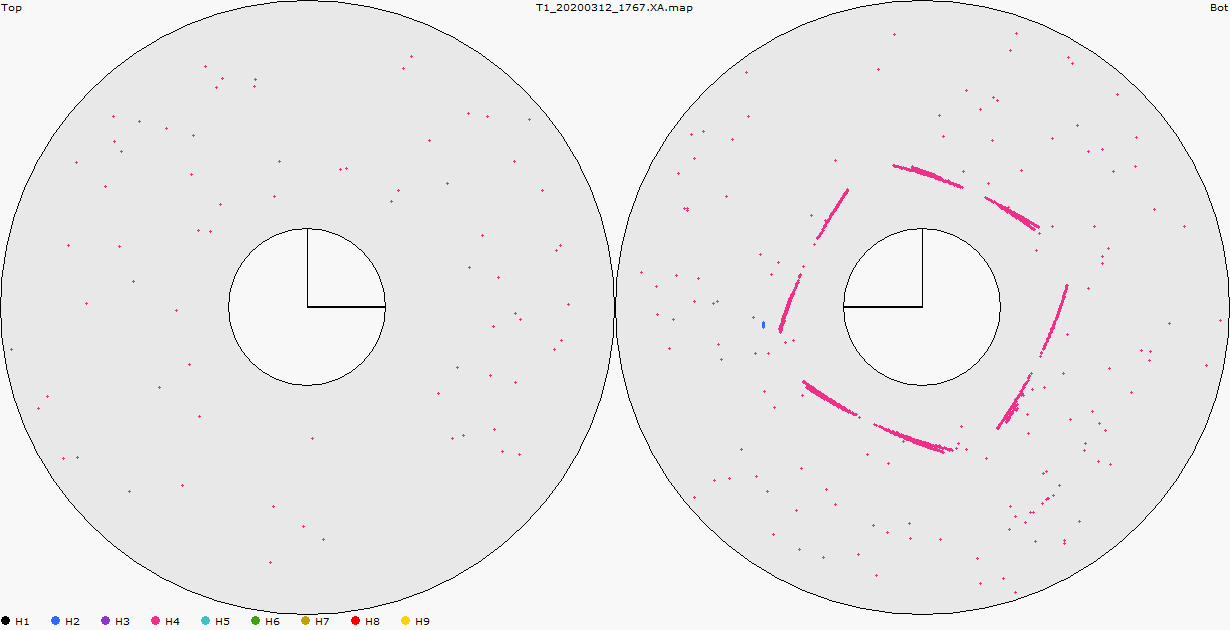
#> input picture poly.bmp, 1230 x 630 px, given in place of ., which was not available
$ python -i hook_identifier.py   (imports and definitions only)
#> lines starting #> are read from the running program, lines starting #| are printed output that depends on the picture; after the words box and inside, x2 and y2 are one past the last pixel; in counts of white or black regions, pixels touching at a corner belong together; pictures that were not available may be replaced by others from this repository, and a replacement may not be noted

import cv2
from typing import List
import os
import sys
import numpy as np
import uuid


class PerimContour:
    def __init__(self, perimeter, contour) -> None:
        self.perimeter = perimeter
        self.contour = contour


def sortByPerimeter(item: PerimContour):
    return item.perimeter


def detectShape(cnt):          #Function to determine type of polygon on basis of number of sides
       shape = 'unknown'
       peri=cv2.arcLength(cnt,False)
       vertices = cv2.approxPolyDP(cnt, 0.02 * peri, False)
       sides = len(vertices)
       if (sides == 3):
            shape='triangle'
       elif(sides==4):
             x,y,w,h=cv2.boundingRect(cnt)
             aspectratio=float(w)/h
             if (aspectratio==1):
                   shape='square'
             else:
                   shape="rectangle"
       elif(sides==5):
            shape='pentagon'
       elif(sides==6):
            shape='hexagon'
       elif(sides==8):
            shape='octagon'
       elif(sides==10):
            shape='star'
       else:
           shape='circle'
       return shape, peri


def checkForHook(files: List) -> bool:
#> called with files = '../poly.bmp'
    filename = ''
    isHook = True
    for file in files:
        #print(file)
        filename = os.path.basename(file)
        img = cv2.imread(file)
#> img is the input picture: shape (630, 1230, 3); mean B, G, R 234.4, 234, 234.8
        gray = cv2.cvtColor(img,cv2.COLOR_BGR2GRAY)
        edged = cv2.Canny(gray, 170, 255)
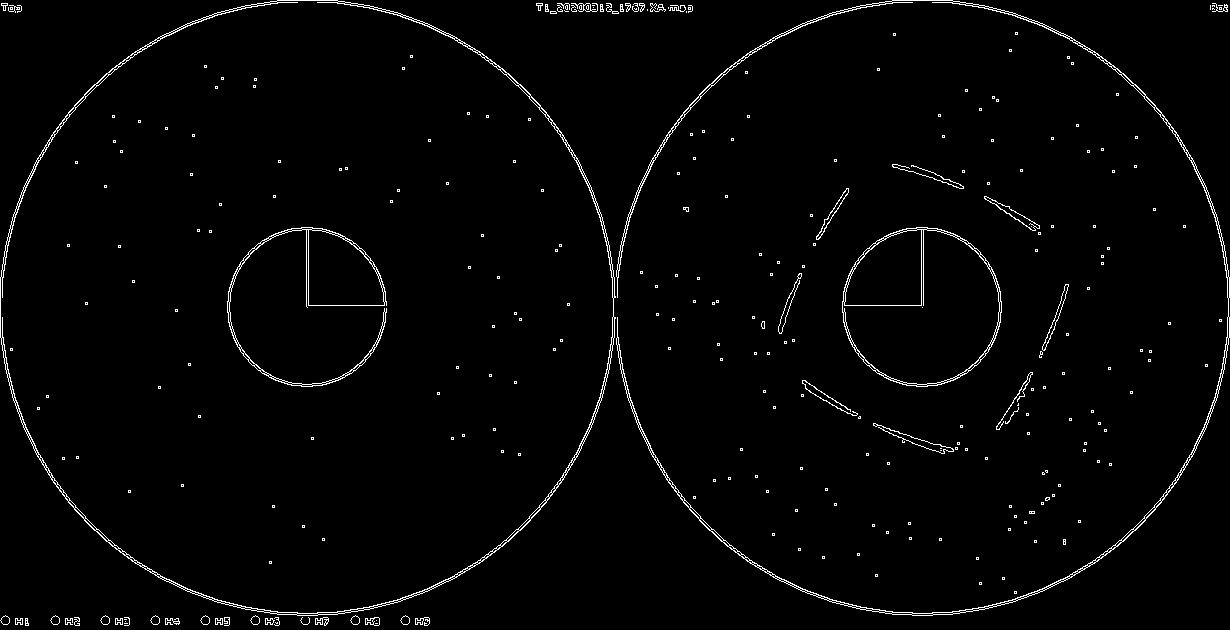
#> edged: shape (630, 1230); 2% white in thin lines or dots

        (contours,_) = cv2.findContours(edged,cv2.RETR_EXTERNAL,cv2.CHAIN_APPROX_SIMPLE)
#> contours = 218 contours, 187 with area under 20; largest, box (x1, y1, x2, y2) and area: (0, 0, 616, 616) 297653, (842, 227, 1002, 387) 19869, (616, 0, 1230, 616) 4184, (984, 196, 1040, 231) 317, (1042, 284, 1069, 351) 222
        shapesCount = 0
        contourList = []
        imagesStack = []
        imageCntMap = {}
        for cnt in contours:
            moment = cv2.moments(cnt)

            if moment['m00'] > 0:
                cx = int(moment['m10'] / moment['m00'])
                cy = int(moment['m01'] / moment['m00'])
                shape, perimeter = detectShape(cnt)

                if perimeter >= 80:
                    #print(shape, perimeter)
                    shapesCount = shapesCount + 1
                    isConvex = cv2.isContourConvex(cnt)
                    cv2.drawContours(img,[cnt],-1,(0,255,0),2)
                    cv2.putText(img,f'{perimeter} = {isConvex}',(cx,cy),cv2.FONT_HERSHEY_SIMPLEX,0.5,(0,0,0),2)
                    item = PerimContour(perimeter=perimeter, contour=cnt)
                    contourList.append(item)

                elif perimeter >= 50 and perimeter < 80:
                    shapesCount = shapesCount + 1
                    isConvex = cv2.isContourConvex(cnt)
                    cv2.drawContours(img,[cnt],-1,(0,255,0),2)
                    cv2.putText(img,f'{perimeter} = {isConvex}',(cx,cy),cv2.FONT_HERSHEY_SIMPLEX,0.5,(0,0,0),2)
                    item = PerimContour(perimeter=perimeter, contour=cnt)
                    contourList.append(item)
#> this loop made 218 passes
#> (cx, cy, shape, peri in detectShape, vertices in detectShape, sides in detectShape, x in detectShape, y in detectShape) on passes 28 to 34: (1015, 592, 'square', 6, [[1014, 591], [1014, 593], [1016, 593], [1016, 591]], 4, 1014, 591), (980, 583, 'square', 6, [[979, 582], [979, 584], [981, 584], [981, 582]], 4, 979, 582), (1003, 578, 'square', 6, [[1002, 577], [1002, 579], [1004, 579], [1004, 577]], 4, 1002, 577), (876, 575, 'square', 6, [[875, 574], [875, 576], [877, 576], [877, 574]], 4, 875, 574), (977, 558, 'square', 6, [[976, 557], [976, 559], [978, 559], [978, 557]], 4, 976, 557), (823, 557, 'square', 6, [[822, 556], [822, 558], [824, 558], [824, 556]], 4, 822, 556), (858, 554, 'square', 6, [[857, 553], [857, 555], [859, 555], [859, 553]], 4, 857, 553)
#> (cx, cy, shape, peri in detectShape, sides in detectShape, perimeter) on passes 7, 9, 12, 14, 17, 19: (174, 621, 'circle', 84.53, 16, 84.53), (68, 620, 'circle', 55.56, 16, 55.56), (419, 620, 'circle', 83.11, 16, 83.11), (320, 621, 'circle', 63.21, 15, 63.21), (226, 619, 'circle', 51.73, 11, 51.73), (78, 620, 'circle', 52.63, 17, 52.63)
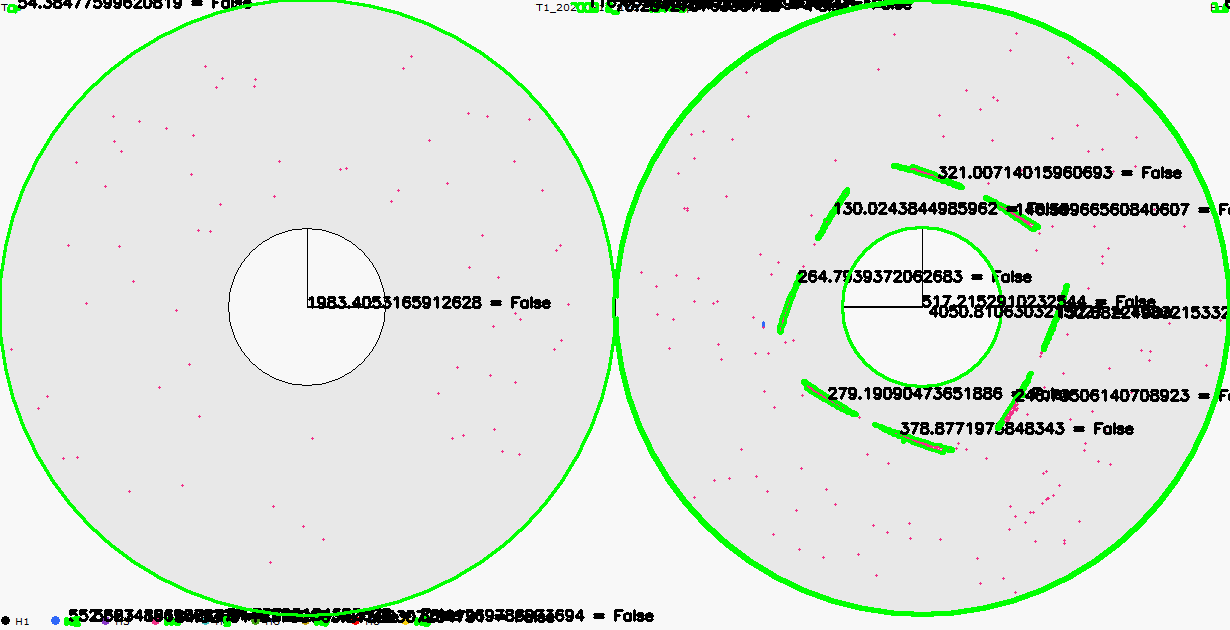
#> img: shape (630, 1230, 3); 6.36% of pixels changed, all inside (x1, y1, x2, y2) = (0, 0, 1230, 627)

                #outpath = os.path.join(os.getcwd(), 'hull', filename)
                #cv2.imwrite(outpath,img)
        '''
        if shapesCount >= 2:
            contourList.sort(reverse=True, key=sortByPerimeter)
            first = contourList[0]
            second = contourList[1]

            cv2.drawContours(img,[first.contour, second.contour],-1,(0,255,0),2)
        elif shapesCount == 1:
            first = contourList[0]
            cv2.drawContours(img,[first.contour],-1,(0,255,0),2)
        '''

        cv2.putText(img,str(shapesCount),(40,40),cv2.FONT_HERSHEY_SIMPLEX,0.5,(0,0,0),2)
#> img: shape (630, 1230, 3); 0.02% of pixels changed, all inside (x1, y1, x2, y2) = (41, 29, 61, 42)
        outpath = os.path.join(os.getcwd(), 'hull', filename)
        cv2.imwrite(outpath,img)
        if shapesCount > 10 or shapesCount == 0:
            isHook = False
        print(f'{filename} = {shapesCount}, isHook = {isHook}')
#| . = 23, isHook = False
#> pass 3 of the loop in checkForHook, `for file in files:`:
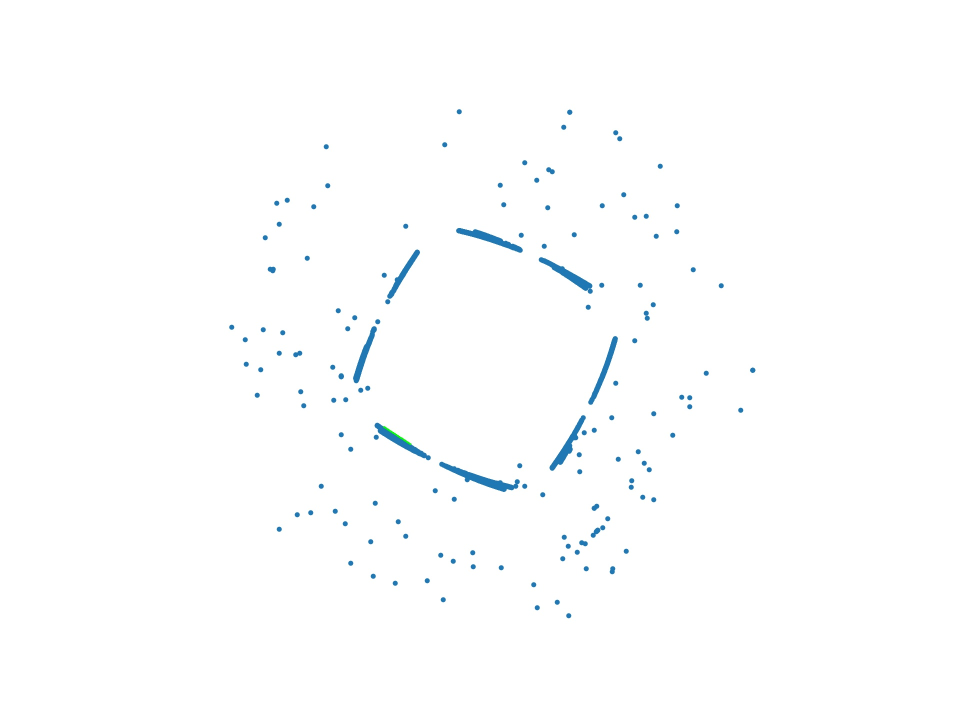
#> input picture houghlines5.jpg, 1920 x 1440 px, given in place of , which was not available (shown at 1/2 size)
#> in checkForHook, img is the input picture: shape (1440, 1920, 3); mean B, G, R 254.2, 253.8, 253
#> gray: shape (1440, 1920)
#> in checkForHook, `edged = cv2.Canny(gray, 170, 255)`:
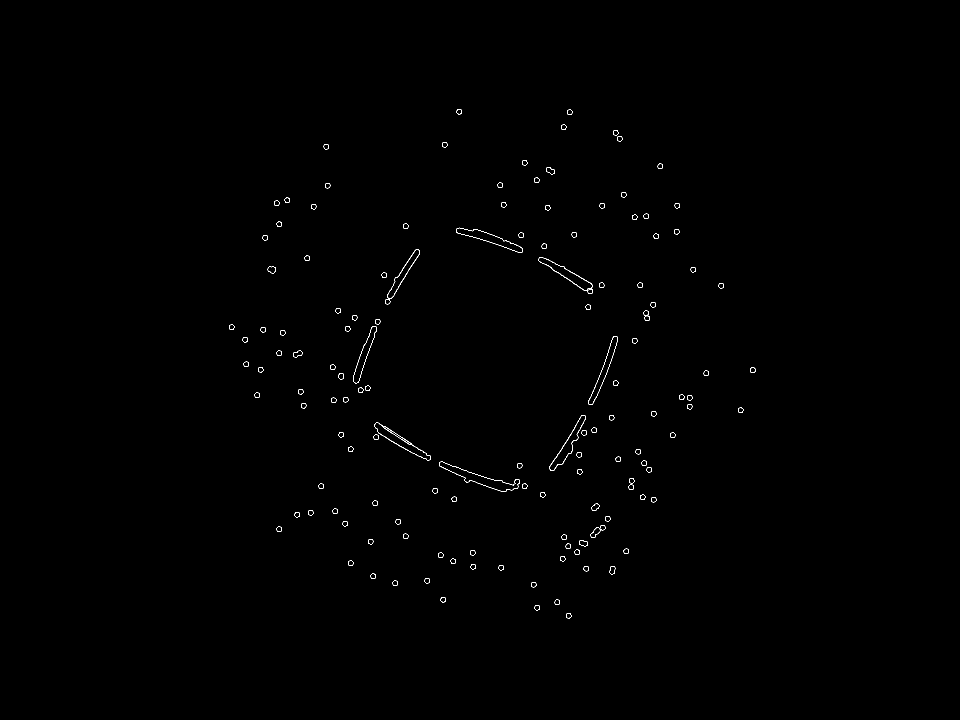
#> edged: shape (1440, 1920) (shown at 1/2 size); 0.26% white in thin lines or dots, all inside (x1, y1, x2, y2) = (458, 218, 1511, 1237)
#> the loop in checkForHook, `for cnt in contours:` made 137 passes
#> after the loop in checkForHook, `for cnt in contours:`:
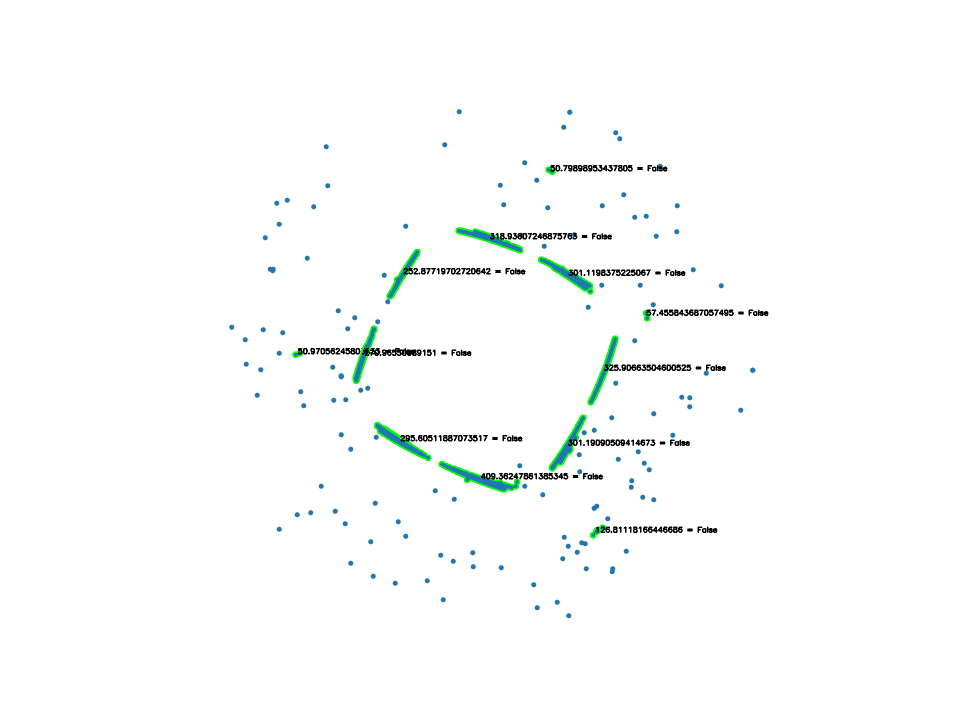
#> img: shape (1440, 1920, 3) (shown at 1/2 size); 1.02% of pixels changed, all inside (x1, y1, x2, y2) = (585, 330, 1537, 1077)
#|  = 12, isHook = False
#> the loop made 5 passes; the first 3 are shown


    return isHook

#> (the run stopped early here; a loop or call above may not have finished)
